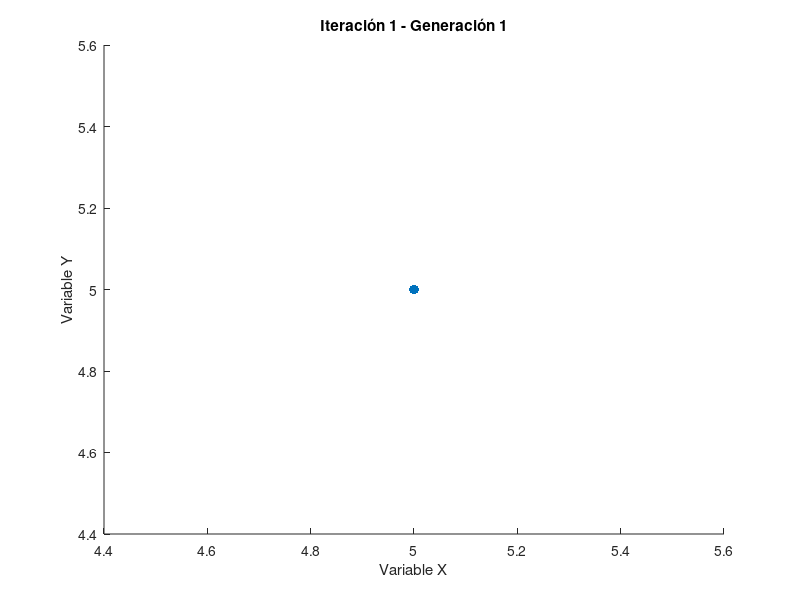

MATLAB code to generate this figure: (Note: this script raises an error after producing the figure.)
% Flores Lara Alberto 6BV1
% Practica 1

clc
clear 
close all

% Solicitar al usuario el número de veces que se debe repetir el algoritmo
Num_iteraciones = input('Ingrese el número de veces que se repetirá el algoritmo: ');

% Solicitar al usuario el número de generaciones en el algoritmo
Num_Generaciones = input('Ingrese el número de generaciones en el algoritmo: ');

% Establecemos nuestra población y cantidad de variables con las que vamos a trabajar
Num_pob = input('Ingrese el numero de individuos dentro de la población: ');
Num_var = input('Ingrese la cantidad de variables que tiene cada individuo: ');

% Establecemos los límites inferiores y superiores de las variables en un ciclo for y los guardamos en un arreglo
Limite_Inferior = zeros(1, Num_var);
for i = 1:Num_var
    valor = input(['Ingrese el limite inferior de la variable ', num2str(i), ': ']);
    Limite_Inferior(i) = valor;
end

Limite_Superior = zeros(1, Num_var);
for i = 1:Num_var
    valor = input(['Ingrese el limite superior de la variable ', num2str(i), ': ']);
    Limite_Superior(i) = valor;
end

% Solicitar al usuario el valor de alfa en el fitness sharing
alpha_sharing = input('Ingrese el valor de alpha en el fitness sharing: ');

% Solicitar al usuario el valor del radio del nicho (sigma_share)
sigma_share = input('Ingrese el valor del radio de los nichos: ');

% Probabilidad de cruza
Pc = input('Ingrese la probabilidad de cruza del algoritmo: ');

% Probabilidad de mutación
Pm = input('Ingrese la probabilidad de mutacion del algoritmo: ');

lambda_P = 1000;

% Inicialización de la población
Poblacion = zeros(Num_pob, Num_var);
for i = 1:Num_pob
    for j = 1:Num_var
        Poblacion(i,j) = (Limite_Inferior(j) + rand * (Limite_Superior(j) - Limite_Inferior(j)));
    end
end

% Creamos un arreglo donde se almacenarán los mejores resultados por iteración
Resultados_Generales = zeros(1, Num_iteraciones);

% Creamos un arreglo para almacenar los mejores individuos (sus variables) por iteración
Mejor_Individuo_General = zeros(Num_iteraciones, Num_var);

for iteracion = 1:Num_iteraciones
    % Creamos un arreglo donde se almacenarán los mejores resultados por generación
    Mejor_Aptitud = zeros(1, Num_Generaciones);
    
    % Creamos un arreglo para almacenar el mejor individuo por generación
    Mejor_Individuo = zeros(Num_Generaciones, Num_var);

    % Ciclo para las generaciones
    for generacion = 1:Num_Generaciones
        if generacion <= Num_Generaciones * 0.5
            Nc = 2;
            Nm = 20;
        elseif generacion <= Num_Generaciones * 0.75
            Nc = 5;
            Nm = 50;
        elseif generacion <= Num_Generaciones * 0.80
            Nc = 10;
            Nm = 75;
        elseif generacion <= Num_Generaciones * 0.95
            Nc = 15;
            Nm = 85;
        else
            Nc = 20;
            Nm = 100;
        end

        % Evaluación de la población en la función
        aptitud = zeros(1, Num_pob);
        
        for i = 1:Num_pob
            x1 = Poblacion(i, 1);
            x2 = Poblacion(i, 2);
            aptitud(i) = 4*(x1 - 3)^2 + 3*(x2 - 3)^2;
            g1 = 2 * x1 + x2 - 2;  % g1 <= 0
            g2 = 3 * x1 + 4 * x2 - 6;  % g2 <= 0
            Rd = [g1, g2];  % Vector de restricciones g(x)
            penalizacion = sum((max(Rd, 0)).^2);  % Penalización de g(x)
            %Ri = [h1, h2, ...]; % h(x) restricciones de igualdad
            %penalizacion = penalizacion + sum(Ri.^2);
    
            % Cálculo de la función penalizada
            aptitud(i) = aptitud(i) + lambda_P * penalizacion;

        end
        
        % Calcular la aptitud compartida utilizando Fitness Sharing
        aptitud_compartida = zeros(1, Num_pob);
        for i = 1:Num_pob
            Compartido = 0; % Inicializar la suma de recursos compartidos
            for j = 1:Num_pob
                if i ~= j
                    % Calcular la distancia entre el individuo i y el individuo j
                    Distancia = norm(Poblacion(i, :) - Poblacion(j, :));
                    
                    % Verificar si la distancia es menor que el radio de nicho
                    if Distancia < sigma_share
                        % Calcular la porción de recurso compartido usando la función de repartición
                        sh = 1 - (Distancia / sigma_share)^(alpha_sharing); % alpha = 1
                        Compartido = Compartido + sh; % Sumar la porción de recurso compartido
                    end
                end
            end
            % Modificar la aptitud del individuo con el valor de recurso compartido
            aptitud_compartida(i) = aptitud(i) * (1 + Compartido); % Actualizar la aptitud compartida
        end

        aptitud=aptitud_compartida;

        % Gráfica de la población en el espacio 2D para la generación actual
        figure(iteracion); % Crear una nueva figura para cada iteración
        scatter(Poblacion(:, 1), Poblacion(:, 2), 50, 'filled'); % Graficar la población actual
        title(['Iteración ', num2str(iteracion), ' - Generación ', num2str(generacion)]);
        xlabel('Variable X');
        ylabel('Variable Y');
        xlim([Limite_Inferior(1), Limite_Superior(1)]);
        ylim([Limite_Inferior(2), Limite_Superior(2)]);
        grid on;
        drawnow; % Actualizar la gráfica en cada generación

        
        % Obtener la posición de la población con mejor aptitud (minimización)
        posiciones_menor = find(aptitud == min(aptitud));
        Pos_Mejor = posiciones_menor(1);

        % Almacenar la mejor aptitud y el mejor individuo por generación
        Mejor_Aptitud(generacion) = aptitud(Pos_Mejor);
        Mejor_Individuo(generacion, :) = Poblacion(Pos_Mejor, :);

        %Codigo del Torneo
        Padres = zeros(Num_pob,Num_var);
        Torneo = [randperm(Num_pob); randperm(Num_pob)]';

        for i = 1:Num_pob
            if aptitud(Torneo(i,1))<aptitud(Torneo(i,2))
                Padres(i,:) = Poblacion(Torneo(i,1),:);

            else
                Padres(i,:) = Poblacion(Torneo(i,2),:);
            end
        end

        %Cruzamiento
        Hijos=zeros(Num_pob,Num_var);
        hijo1 = zeros(1, Num_var);
        hijo2 = zeros(1, Num_var);

        for i=1:2:Num_pob-1
            if rand<=Pc
                U=rand;
                for j=1:Num_var
                    Padre1=Padres(i,j);
                    Padre2=Padres(i+1,j);
                    beta = 1 + (2/(Padre2 - Padre1))* (min([(Padre1-Limite_Inferior(j)), (Limite_Superior(j)-Padre2)]));
                    alpha=2-(abs(beta)^-(Nc+1));
                    if U<=1/alpha
                        beta_c=(U*alpha)^(1/(Nc+1));
                    else
                        beta_c=(1/(2-U*alpha))^(1/(Nc+1));
                    end
                    hijo1(1,j)=0.5*((Padre1+Padre2)-beta_c*abs(Padre2-Padre1));
                    hijo2(1,j)=0.5*((Padre1+Padre2)+beta_c*abs(Padre2-Padre1));
                end
            else
                hijo1=Padres(i,:);
                hijo2=Padres(i+1,:);
            end
            Hijos(i,:)=hijo1;
            Hijos(i+1,:)=hijo2;
        end

        %mutation: polynomial
        for i = 1:Num_pob
            for j = 1:Num_var
                if rand <= Pm
                    r = rand;
                    delta = min((Limite_Superior(j) - Hijos(i,j)), (Hijos(i,j) - Limite_Inferior(j))) / (Limite_Superior(j) - Limite_Inferior(j));
                    if r <= 0.5
                        deltaq = (2*r + (1 - 2*r)*(1 - delta)^(Nm + 1))^(1/(Nm + 1)) - 1;
                    else
                        deltaq = 1 - (2*(1 - r) + 2*(r - 0.5)*(1 - delta)^(Nm + 1))^(1/(Nm + 1));
                    end
                    %Mutar el individuo
                    Hijos(i,j) = Hijos(i,j) + deltaq * (Limite_Superior(j) - Limite_Inferior(j));
                end
            end
        end

        % Sustitución con elitismo extintivo
        % Seleccionamos todos los hijos para la siguiente generación excepto uno
        Poblacion = Hijos;
        
        % Seleccionamos aleatoriamente un individuo de la población de hijos
        indice_remplazo = randi(Num_pob);
        
        % Reemplazamos al individuo seleccionado con el mejor individuo de la generación anterior
        Poblacion(indice_remplazo, :) = Mejor_Individuo(generacion, :);
    end

    % Se obtienen las estadísticas de los resultados obtenidos en cada iteración
    mejor = min(Mejor_Aptitud);

    % Almacenar el mejor resultado y el mejor individuo de la iteración
    Resultados_Generales(iteracion) = mejor;
    mejor_generacion = find(Mejor_Aptitud == mejor, 1);
    Mejor_Individuo_General(iteracion, :) = Mejor_Individuo(mejor_generacion, :);
end

% Se obtienen las estadísticas de los mejores resultados de cada iteración
mejor = min(Resultados_Generales);
media = mean(Resultados_Generales);
peor = max(Resultados_Generales);
desviacion_estandar = std(Resultados_Generales);

% Se encuentra el individuo (valores de x) asociado al mejor resultado
mejor_iteracion = find(Resultados_Generales == mejor, 1);
valores_mejor_x = Mejor_Individuo_General(mejor_iteracion, :);

disp('Los resultados generales del algoritmo genético son: ');
disp(['Mejor aptitud: ', num2str(mejor)]);
disp(['Valores de las variables (x) para la mejor aptitud: ', num2str(valores_mejor_x)]);
disp(['Media: ', num2str(media)]);
disp(['Peor: ', num2str(peor)]);
disp(['Desviación estándar: ', num2str(desviacion_estandar)]);

